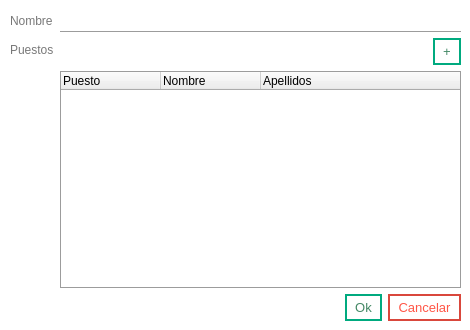
<?xml version="1.0" encoding="UTF-8"?>
<ui version="4.0">
 <class>Dialog</class>
 <widget class="QDialog" name="Dialog">
  <property name="geometry">
   <rect>
    <x>0</x>
    <y>0</y>
    <width>470</width>
    <height>330</height>
   </rect>
  </property>
  <property name="minimumSize">
   <size>
    <width>470</width>
    <height>330</height>
   </size>
  </property>
  <property name="maximumSize">
   <size>
    <width>470</width>
    <height>330</height>
   </size>
  </property>
  <property name="windowTitle">
   <string>Areas de Trabajo</string>
  </property>
  <property name="styleSheet">
   <string notr="true">QMainWindow, QDialog{
                background-color: rgb(255, 255, 255);
                }

                /**** QPushButton (enabled) ****/
                QPushButton
                {
                background-color: rgb(85, 170, 255);
                font: 10pt;
                color: rgb(255, 255, 255);
                padding: 4px 8px;
                border: 2px solid rgb(85, 170, 255);
                border-radius: 8px;
                padding: 5px;
                }

                QPushButton:hover
                {
                background-color: rgb(0, 121, 182);
                border: 2px solid rgb(66, 133, 199);
                }

                QPushButton:pressed
                {
                border:3px solid rgb(66, 133, 199);
                padding: -1px 1px 1px 1px;
                }

                /******* QLabel ***********/
                QLabel{
                color: rgb(120, 120, 120)
                }
                labelHab1:hover{
                color: rgb(120, 0, 0)
                }

                /*******QLineEdit************/
                QTextEdit {
                font: 10pt;
                color: rgb(120, 120, 120);
                border: 1px solid rgb(156, 156, 156);
                border-radius: 0px;
                padding: 2px;
                }
                QLineEdit, QDateEdit, QDoubleSpinBox, QSpinBox{
                font: 10pt;
                color: rgb(120, 120, 120);
                border: 1px solid rgb(156, 156, 156);
                border-radius: 0px;
                padding: 2px;
                border-top: 1px white;
                border-left: 1px white;
                border-right: 1px white;
                }
                /********QComboBox*******/
                QComboBox{
                font: 10pt;
                color: rgb(120, 120, 120);
                border: 1px solid rgb(156, 156, 156);
                padding: 2px;
                selection-background-color: white;
                selection-color: rgb(120, 120, 120);
                border-top: 1px white;
                border-left: 1px white;
                border-right: 1px white;
                }
                QComboBox QAbstractItemView
                {
                background-color: white;
                color:rgb(120, 120, 120);
                padding: 4px;
                border: 1px solid rgb(156, 156, 156);
                border-top: 1px white;
                border-left: 1px white;
                border-right: 1px white;
                }

                QLineEdit:hover, QDateEdit:hover, QDoubleSpinBox:hover, QComboBox:hover
                {
                color: rgb(85, 170, 255);
                border: 1px solid rgb(85, 170, 255);
                border-top: 1px white;
                border-left: 1px white;
                border-right: 1px white;
                }

                QLineEdit:focus, QDateEdit:focus, QDoubleSpinBox:focus, QComboBox:focus
                {
                border-color: rgb(90,200,255);
                border-top: 1px white;
                border-left: 1px white;
                border-right: 1px white;
                }

                QToolTip
                {
                background-color:rgb(85, 170, 255);
                color: white;
                border: 1px solid rgb(85, 170, 255);
                opacity: 50;
                padding: 1px;
                }
                QTabWidget
                {
                background-color: transparent;
                }

                QTabWidget::pane {
                border-top: 1px solid rgb(156, 156, 156);
                border-bottom: 1px solid rgb(156, 156, 156);
                position: absolute;
                top: -0.25em;
                }
                /**** QTabWidget (disabled) ****/
                QTabWidget::pane:disabled
                {
                border-color: rgb(60,60,60);
                }

                QTabWidget::tab-bar {
                alignment: center;
                border: 1px white;
                border-radius: 5px;
                }

                QTreeView
                {
                alternate-background-color: rgb(200,200,200);
                background-color: white;
                border: 1px solid rgb(156, 156, 156);
                font: 10pt;
                color: rgb(120,120,120);
                selection-background-color:rgb(90,200,255);
                selection-color: rgb(156, 156, 156);
                }
                QListView{
                alternate-background-color: rgb(200,200,200);
                background-color: white;
                border: 1px solid rgb(255, 255, 255);
                font: 8pt;
                color: rgb(120,120,120);
                selection-background-color:rgb(90,200,255);
                selection-color: rgb(156, 156, 156);
                }
            </string>
  </property>
  <property name="modal">
   <bool>true</bool>
  </property>
  <widget class="QWidget" name="formLayoutWidget">
   <property name="geometry">
    <rect>
     <x>10</x>
     <y>10</y>
     <width>451</width>
     <height>311</height>
    </rect>
   </property>
   <layout class="QFormLayout" name="formLayout">
    <item row="0" column="0">
     <widget class="QLabel" name="nombreLabel">
      <property name="text">
       <string>Nombre</string>
      </property>
     </widget>
    </item>
    <item row="0" column="1">
     <widget class="QLineEdit" name="nombreLineEdit"/>
    </item>
    <item row="1" column="0">
     <widget class="QLabel" name="puestosLabel">
      <property name="text">
       <string>Puestos</string>
      </property>
     </widget>
    </item>
    <item row="1" column="1">
     <layout class="QVBoxLayout" name="verticalLayout">
      <item>
       <layout class="QHBoxLayout" name="horizontalLayout_2">
        <item>
         <spacer name="horizontalSpacer">
          <property name="orientation">
           <enum>Qt::Horizontal</enum>
          </property>
          <property name="sizeHint" stdset="0">
           <size>
            <width>40</width>
            <height>20</height>
           </size>
          </property>
         </spacer>
        </item>
        <item>
         <widget class="QPushButton" name="addPushButton">
          <property name="styleSheet">
           <string notr="true">QPushButton
                                        {
                                        background-color: white;
                                        font: 10pt;
                                        color: rgb(67, 136, 101);
                                        padding: 4px 8px;
                                        border: 2px solid rgb(0, 170, 127);
                                        border-bottom-right-radius: 0px;
                                        border-bottom-left-radius: 0px;
                                        border-top-right-radius: 0px;
                                        border-top-left-radius: 0px;
                                        }

                                        :hover
                                        {
                                        background-color: rgb(0, 170, 127);
                                        color: white;
                                        border: 2px solid rgb(120, 200, 29);
                                        }

                                        :pressed
                                        {
                                        border:3px solid rgb(255, 255, 255);
                                        padding: -1px 1px 1px 1px;
                                        }
                                    </string>
          </property>
          <property name="text">
           <string>+</string>
          </property>
         </widget>
        </item>
       </layout>
      </item>
      <item>
       <widget class="QTreeWidget" name="listaTreeWidget">
        <attribute name="headerDefaultSectionSize">
         <number>100</number>
        </attribute>
        <attribute name="headerStretchLastSection">
         <bool>true</bool>
        </attribute>
        <column>
         <property name="text">
          <string>Puesto</string>
         </property>
        </column>
        <column>
         <property name="text">
          <string>Nombre</string>
         </property>
        </column>
        <column>
         <property name="text">
          <string>Apellidos</string>
         </property>
        </column>
       </widget>
      </item>
     </layout>
    </item>
    <item row="2" column="1">
     <layout class="QHBoxLayout" name="horizontalLayout_3">
      <item>
       <spacer name="horizontalSpacer_2">
        <property name="orientation">
         <enum>Qt::Horizontal</enum>
        </property>
        <property name="sizeHint" stdset="0">
         <size>
          <width>40</width>
          <height>20</height>
         </size>
        </property>
       </spacer>
      </item>
      <item>
       <widget class="QPushButton" name="okPushButton">
        <property name="styleSheet">
         <string notr="true">QPushButton
                                        {
                                        background-color: white;
                                        font: 10pt;
                                        color: rgb(67, 136, 101);
                                        padding: 4px 8px;
                                        border: 2px solid rgb(0, 170, 127);
                                        border-bottom-right-radius: 0px;
                                        border-bottom-left-radius: 0px;
                                        border-top-right-radius: 0px;
                                        border-top-left-radius: 0px;
                                        }

                                        :hover
                                        {
                                        background-color: rgb(0, 170, 127);
                                        color: white;
                                        border: 2px solid rgb(120, 200, 29);
                                        }

                                        :pressed
                                        {
                                        border:3px solid rgb(255, 255, 255);
                                        padding: -1px 1px 1px 1px;
                                        }
                                    </string>
        </property>
        <property name="text">
         <string>Ok</string>
        </property>
       </widget>
      </item>
      <item>
       <widget class="QPushButton" name="cancelarPushButton">
        <property name="styleSheet">
         <string notr="true">QPushButton{
                                        background-color: white;
                                        font: 10pt;
                                        color: rgb(255, 86, 71);
                                        padding: 4px 8px;
                                        border: 2px solid rgb(217, 71, 60);
                                        border-bottom-right-radius: 0px;
                                        border-bottom-left-radius: 0px;
                                        border-top-right-radius: 0px;
                                        border-top-left-radius: 0px;
                                        }

                                        :hover{
                                        background-color: rgb(217, 71, 60);
                                        border: 2px solid rgb(255, 86, 71);
                                        color: white;
                                        }

                                        :pressed{
                                        border:3px solid rgb(255, 255, 255);
                                        padding: -1px 1px 1px 1px;
                                        }
                                    </string>
        </property>
        <property name="text">
         <string>Cancelar</string>
        </property>
       </widget>
      </item>
     </layout>
    </item>
   </layout>
  </widget>
 </widget>
 <resources/>
 <connections/>
</ui>
